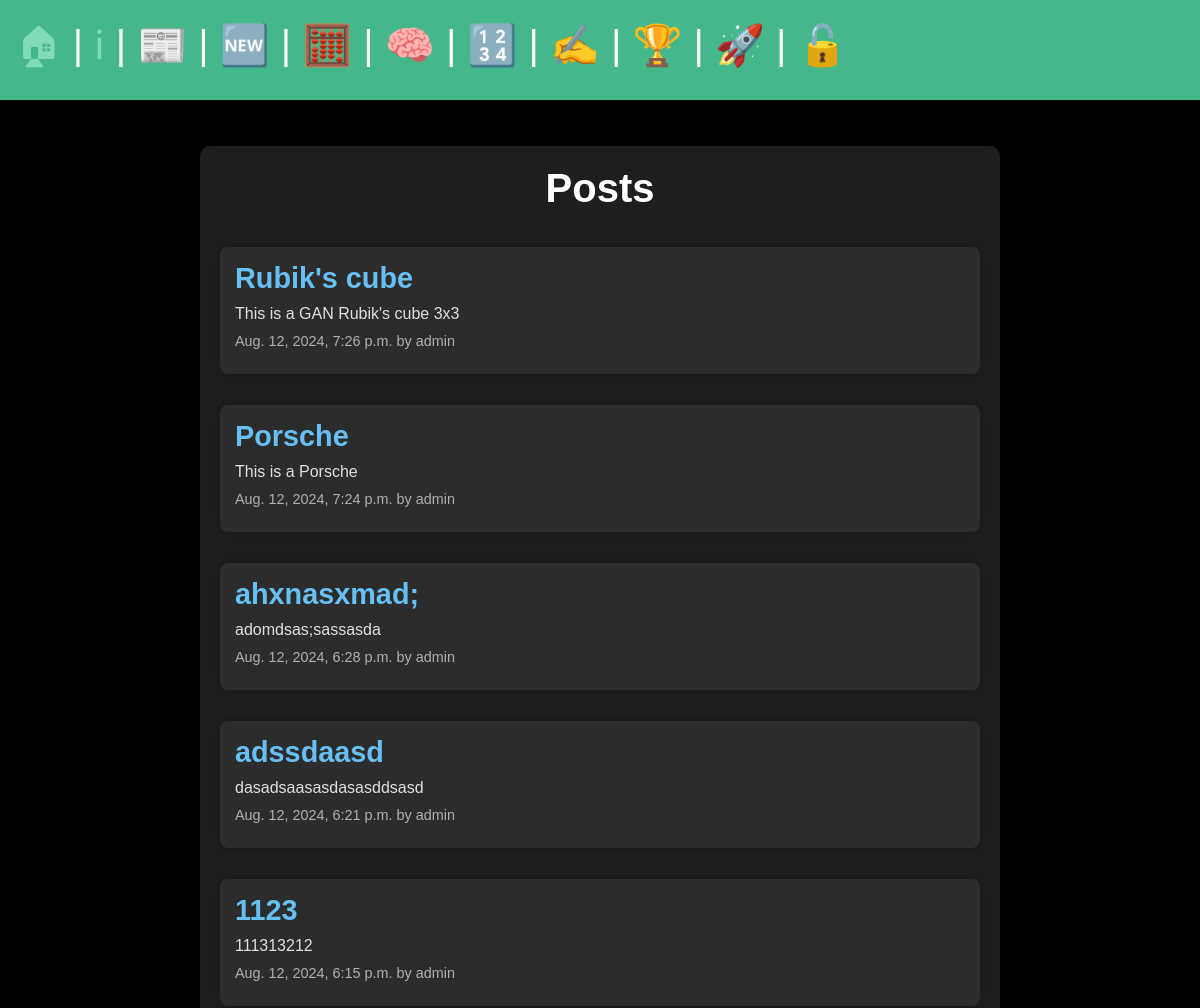
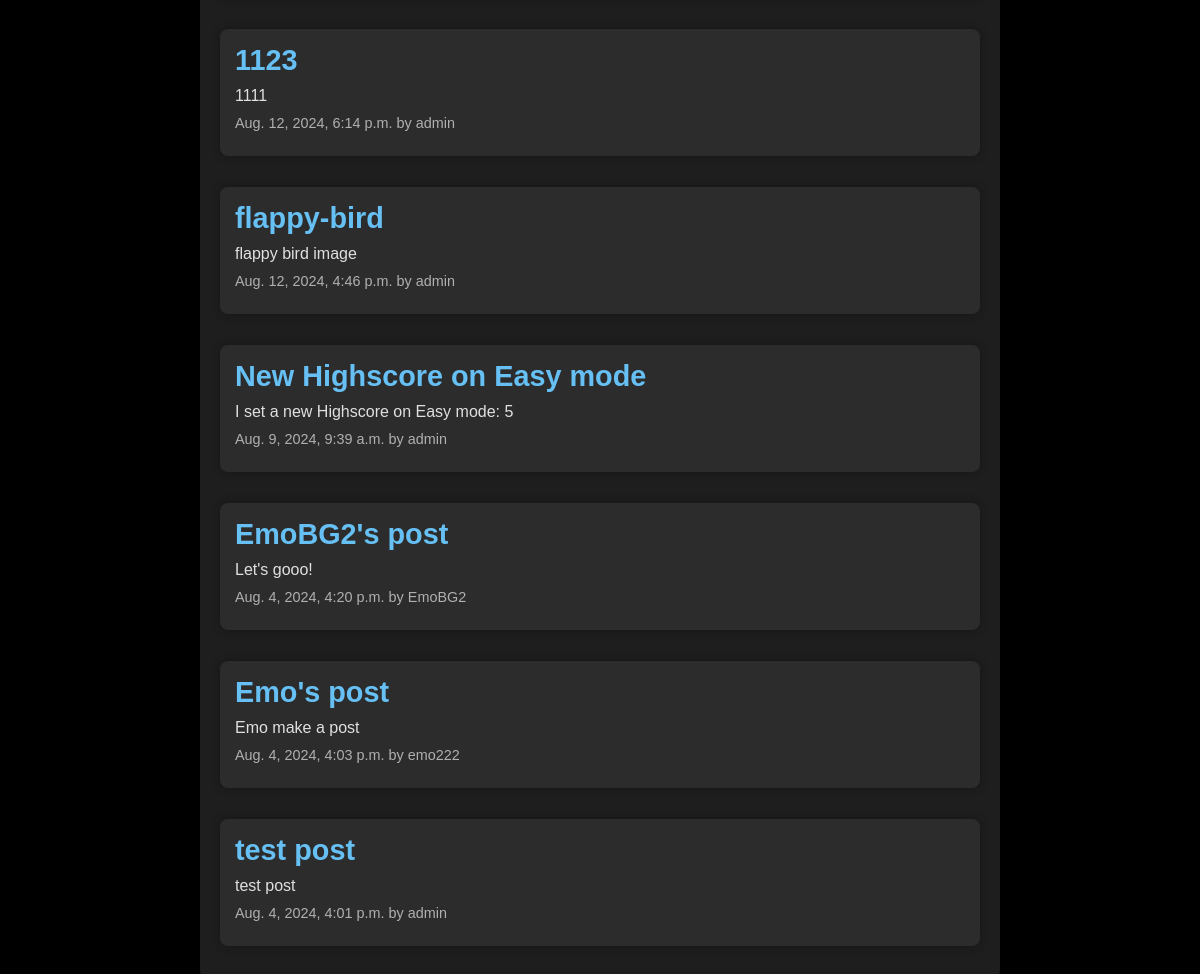
/posts/, run on the app's committed database (2 pictures, top to bottom).
### posts/models.py (models this page shows, shortened)
class Post(models.Model):
    title = models.CharField(max_length=75)
    body = models.TextField()
    slug = models.SlugField(unique=True, blank=True)
    date = models.DateTimeField(auto_now_add=True)
    image = models.ImageField(default="fallback.png", blank=True)
    author = models.ForeignKey(User, on_delete=models.CASCADE, default=None)

### posts/views.py (the view)
# urls.py: path("", views.posts_list, name="list"),
def posts_list(request):
    posts = Post.objects.all().order_by("-date")
    return render(request, "posts/posts_list.html", {"posts": posts})

### posts/templates/posts/posts_list.html (shortened to what this page needs)
{%extends "base.html"%}
{% load static %}
{% block extra_css%}
    <link rel="stylesheet" href="{% static 'css/posts_list.css' %}">
{% endblock %}
{% block content %}
<div class="posts-container">
    <section>
        <h1>Posts</h1>
        {% for post in posts %}
        <article class="post">
            <h2>
                <a href="{% url 'posts:page' slug=post.slug %}">{{ post.title }}</a>
            </h2>
            <p>{{ post.body }}</p>
            <p>{{ post.date }} by {{ post.author }}</p>
        </article>
        {% endfor %}
    </section>
</div>
{% endblock %}

### static/css/base.css (style rules this page uses)
* { margin: 0; padding: 0; box-sizing: border-box; font-family: 'Arial', sans-serif; }
body { min-height: 100vh; background-color: black; color: whitesmoke; font-size: 3rem; }
section { display: flex; flex-flow: column; gap: 1rem; }
h1, h2 { font-size: 2.5rem; }
p { font-size: 1rem; }
a { text-decoration: none; color: #81dbb8; }

### static/css/posts_list.css (style rules this page uses)
.posts-container { max-width: 800px; margin: 30px auto; }
section { padding: 20px; background-color: #1e1e1e; border-radius: 10px; box-shadow: 0px 0px 15px rgba(0, 0, 0, 0.5); }
h1 { color: #ffffff; margin-bottom: 20px; text-align: center; }
.post { background-color: #2c2c2c; border-radius: 8px; padding: 15px; margin-bottom: 15px; box-shadow: 0px 0px 10px rgba(0, 0, 0, 0.3); }
.post h2 { color: #ffffff; font-size: 1.8rem; margin-bottom: 10px; }
.post h2 a { text-decoration: none; color: #66c0f4; }
.post p { color: #e0e0e0; margin-bottom: 10px; }
.post p:last-of-type { font-size: 0.9rem; color: #b0b0b0; }

### data on the page
Post: title "Rubik's cube", body "This is a GAN Rubik's cube 3x3", date "Aug. 12, 2024, 7:26 p.m.", author "admin"
Post: title "Porsche", body "This is a Porsche", date "Aug. 12, 2024, 7:24 p.m.", author "admin"
Post: title "ahxnasxmad;", body "adomdsas;sassasda", date "Aug. 12, 2024, 6:28 p.m.", author "admin"
Post: title "adssdaasd", body "dasadsaasasdasasddsasd", date "Aug. 12, 2024, 6:21 p.m.", author "admin"
Post: title "1123", body "111313212", date "Aug. 12, 2024, 6:15 p.m.", author "admin"
Post: title "1123", body "1111", date "Aug. 12, 2024, 6:14 p.m.", author "admin"
Post: title "flappy-bird", body "flappy bird image", date "Aug. 12, 2024, 4:46 p.m.", author "admin"
Post: title "New Highscore on Easy mode", body "I set a new Highscore on Easy mode: 5", date "Aug. 9, 2024, 9:39 a.m.", author "admin"
Post: title "EmoBG2's post", body "Let's gooo!", date "Aug. 4, 2024, 4:20 p.m.", author "EmoBG2"
Post: title "Emo's post", body "Emo make a post", date "Aug. 4, 2024, 4:03 p.m.", author "emo222"
Post: title "test post", body "test post", date "Aug. 4, 2024, 4:01 p.m.", author "admin"
